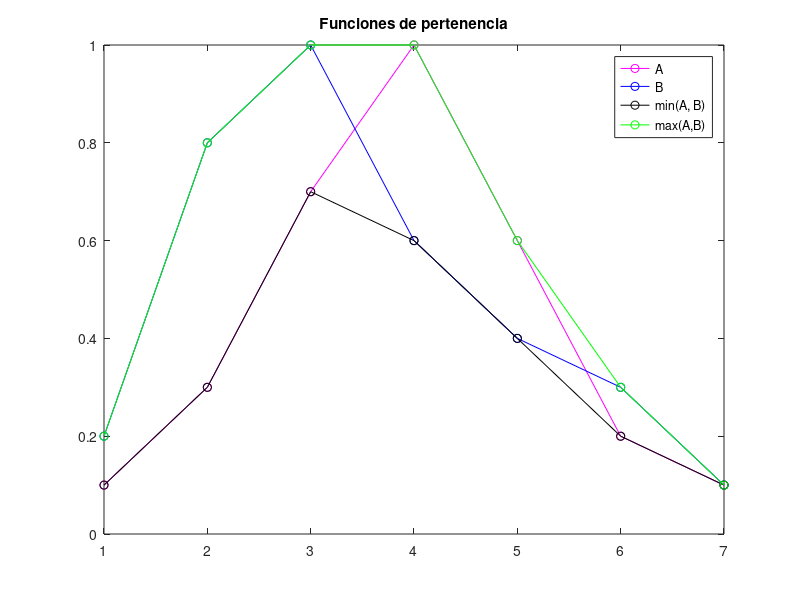

This chart was generated by the following MATLAB code:
%{
X = 1:10;

mu1_x = [0 0 0.2 0.5 0.7 1 0.7 0.5 0.2 0];

figure;
plot(X, mu1_x, 'om');
title('Funciones de pertenencia');
hold on;

mu2_x = [1 1 0.7 0.5 0.2 0 0 0 0 0];
plot(X, mu2_x, 'ob');

legend('Conjunto 1','Conjunto 2'); 

AND = t-normas:
	- producto, min
OR = t-conormas
	- max
NO = complemetario
	- 1 - x
(x, mu(x)) = Grado de pertencia de x sobre una funcion

%}

X = 1:7;
mu1_a = [0.1 0.3 0.7 1.0 0.6 0.2 0.1];
mu2_b = [0.2 0.8 1.0 0.6 0.4 0.3 0.1];

figure;
plot(X, mu1_a, 'om-');
title('Funciones de pertenencia');
hold on;
plot(X, mu2_b, 'ob-');

%% A U B
U = min(min(mu1_a, [], 7), min(mu2_b, [], 7));
plot(X, U, 'ok-'); 
%% A ∩ B
I = max(max(mu1_a, [], 7), min(mu2_b, [], 7));
plot(X, I, 'og-'); 

legend('A','B', 'min(A, B)','max(A,B)');

%% C(B)
C = ones(1, 7) 

C = ones(1, 7)  - mu2_b;

%% C(A U B)
D =  ones(1, 7) - min(min(mu1_a, [], 7), min(mu2_b, [], 7));
 
%% C(C(A) ∩ B) 
E = ones(1, 7) - max(max((ones(1,7) - mu1_a), [], 7), max(mu2_b, [], 7));
